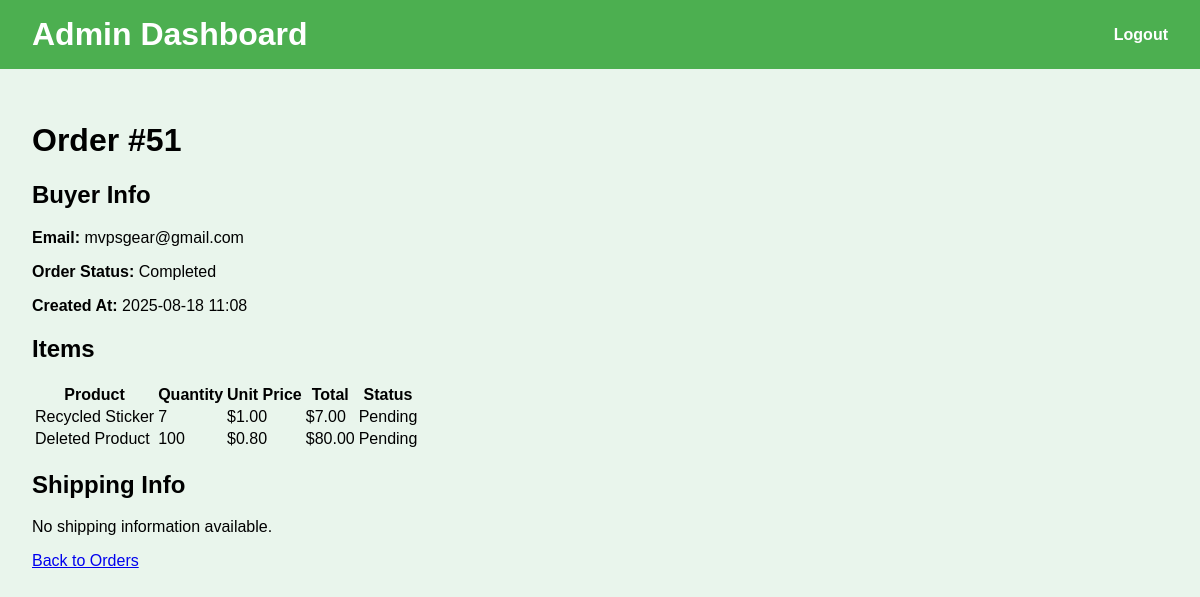
Page /admin/orders/51 on the committed database.
### models.py (models this page shows, shortened)
class Order(db.Model):
    id = db.Column(db.Integer, primary_key=True)
    buyer_id = db.Column(db.Integer, db.ForeignKey('user.id'), nullable=True)
    email = db.Column(db.String(255), nullable=True)
    total_price = db.Column(db.Numeric(10, 2), nullable=False)
    status = db.Column(db.Enum('pending', 'shipped', 'delivered', 'Completed', name='order_status'), default='pending')
    created_at = db.Column(db.DateTime, default=datetime.utcnow)
    shipping = db.relationship('Shipping', back_populates='order')
    items = db.relationship('OrderItem', backref='order', lazy=True)

class User(db.Model, UserMixin):
    id = db.Column(db.Integer, primary_key=True)
    name = db.Column(db.String(120))
    email = db.Column(db.String(120), unique=True, nullable=False)
    password_hash = db.Column(db.String(128))  # Keep password hash here only
    role = db.Column(db.String(50), default='buyer')  # 'buyer' or 'supplier'
    created_at = db.Column(db.DateTime, default=datetime.utcnow)
    supplier = db.relationship('Supplier', backref='user', uselist=False)
    cart = db.relationship('Cart', backref='buyer', uselist=False)
    orders = db.relationship('Order', backref='buyer', lazy=True)
    reset_token = db.Column(db.String(100), nullable=True)
    reset_token_expiry = db.Column(db.DateTime, nullable=True)
    address_street = db.Column(db.String(255), nullable=True)
    address_city = db.Column(db.String(100), nullable=True)
    address_state = db.Column(db.String(100), nullable=True)
    address_postcode = db.Column(db.String(20), nullable=True)
    address_country = db.Column(db.String(100), nullable=True)
    billing_street = db.Column(db.String(255), nullable=True)
    billing_city = db.Column(db.String(100), nullable=True)
    billing_state = db.Column(db.String(100), nullable=True)
    billing_postcode = db.Column(db.String(20), nullable=True)
    billing_country = db.Column(db.String(100), nullable=True)
    is_blocked = db.Column(db.Boolean, default=False)

class OrderItem(db.Model):
    id = db.Column(db.Integer, primary_key=True)
    order_id = db.Column(db.Integer, db.ForeignKey('order.id'), nullable=False)
    product_id = db.Column(db.Integer, db.ForeignKey('product.id'))
    quantity = db.Column(db.Integer, nullable=False)
    unit_price = db.Column(db.Numeric(10, 2), nullable=False)
    status = db.Column(db.String(50), default="Pending")

class Product(db.Model):
    __tablename__ = 'product'
    id = db.Column(db.Integer, primary_key=True)
    supplier_id = db.Column(db.Integer, db.ForeignKey('supplier.id'), nullable=False)
    name = db.Column(db.String(120), nullable=False)
    price = db.Column(db.Numeric(10, 2), nullable=False)
    category = db.Column(db.String(80))
    description = db.Column(db.Text)
    impact = db.Column(db.Text)
    status = db.Column(db.String(50))
    image_url = db.Column(db.String(255))
    minimum_quantity = db.Column(db.Integer, default=1)
    order_items = db.relationship('OrderItem', backref='product', lazy=True)
    views = db.relationship('ProductView', back_populates='product', cascade='all, delete-orphan')

### app.py (the view)
@admin_bp.route('/orders/<int:order_id>')
def admin_order_detail(order_id):
    order = Order.query.get_or_404(order_id)
    return render_template('admin_order_detail.html', order=order)

### app.py (called while the page is built)
@app.context_processor
def inject_faqs():
    faqs = get_faqs()
    return dict(faqs=faqs[:3])

### templates/admin_order_detail.html
{% extends 'admin_base.html' %}
{% block content %}
<h1 class="text-2xl font-bold mb-4">Order #{{ order.id }}</h1>
<div class="mb-6">
    <h2 class="text-xl font-semibold mb-2">Buyer Info</h2>
    <p><strong>Email:</strong> {{ order.buyer.email if order.buyer else order.email or 'Guest' }}</p>
    <p><strong>Order Status:</strong> {{ order.status.capitalize() }}</p>
    <p><strong>Created At:</strong> {{ order.created_at.strftime('%Y-%m-%d %H:%M') }}</p>
</div>
<div class="mb-6">
    <h2 class="text-xl font-semibold mb-2">Items</h2>
    <table class="table-auto w-full border-collapse border border-gray-300">
        <thead>
            <tr class="bg-gray-100">
                <th class="border px-4 py-2">Product</th>
                <th class="border px-4 py-2">Quantity</th>
                <th class="border px-4 py-2">Unit Price</th>
                <th class="border px-4 py-2">Total</th>
                <th class="border px-4 py-2">Status</th>
            </tr>
        </thead>
        <tbody>
            {% for item in order.items %}
            <tr>
                <td class="border px-4 py-2">{{ item.product.name if item.product else 'Deleted Product' }}</td>
                <td class="border px-4 py-2">{{ item.quantity }}</td>
                <td class="border px-4 py-2">${{ item.unit_price }}</td>
                <td class="border px-4 py-2">${{ item.quantity * item.unit_price }}</td>
                <td class="border px-4 py-2 capitalize">{{ item.status }}</td>
            </tr>
            {% endfor %}
        </tbody>
    </table>
</div>
<div class="mb-6">
    <h2 class="text-xl font-semibold mb-2">Shipping Info</h2>
    {% if order.shipping %}
        <p><strong>Address:</strong> {{ order.shipping.address }}</p>
        <p><strong>City:</strong> {{ order.shipping.city }}</p>
        <p><strong>Postal Code:</strong> {{ order.shipping.postal_code }}</p>
        <p><strong>Status:</strong> {{ order.shipping.status }}</p>
    {% else %}
        <p>No shipping information available.</p>
    {% endif %}
</div>
<a href="{{ url_for('admin.admin_orders') }}" class="text-blue-600 hover:underline">Back to Orders</a>
{% endblock %}

### templates/admin_base.html (style rules this page uses)
body { font-family: Arial, sans-serif; background: #e9f5ec; margin: 0; padding: 0; }

### rows in the picture
Order: id "51", status "Completed", created_at "2025-08-18 11:08"
User: buyer "mvpsgear@gmail.com"
OrderItem: product "Recycled Sticker", quantity "7", unit_price "1.00", item.quantity*item.unit_price "7.00", status "Pending"
OrderItem: product "Deleted Product", quantity "100", unit_price "0.80", item.quantity*item.unit_price "80.00", status "Pending"
